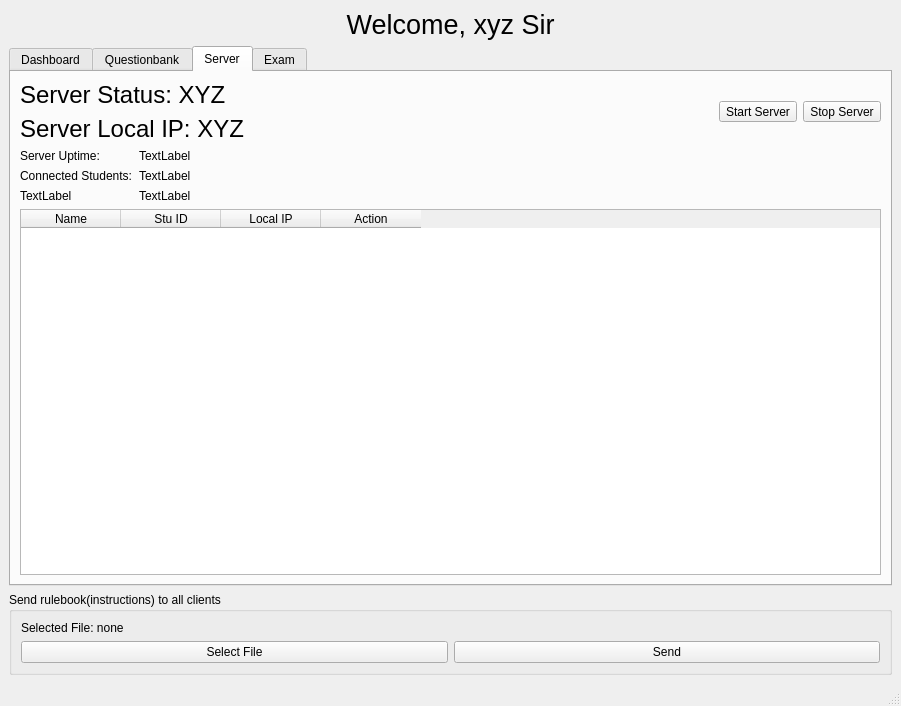
<?xml version="1.0" encoding="UTF-8"?>
<ui version="4.0">
 <class>TeacherModule</class>
 <widget class="QMainWindow" name="TeacherModule">
  <property name="geometry">
   <rect>
    <x>0</x>
    <y>0</y>
    <width>901</width>
    <height>706</height>
   </rect>
  </property>
  <property name="windowTitle">
   <string>TeacherModule</string>
  </property>
  <widget class="QWidget" name="centralwidget">
   <layout class="QVBoxLayout" name="verticalLayout">
    <item>
     <widget class="QLabel" name="label">
      <property name="text">
       <string>&lt;html&gt;&lt;head/&gt;&lt;body&gt;&lt;p align=&quot;center&quot;&gt;&lt;span style=&quot; font-size:20pt;&quot;&gt;Welcome, xyz Sir&lt;/span&gt;&lt;/p&gt;&lt;/body&gt;&lt;/html&gt;</string>
      </property>
     </widget>
    </item>
    <item>
     <widget class="QTabWidget" name="tabWidget">
      <property name="currentIndex">
       <number>2</number>
      </property>
      <widget class="QWidget" name="Dashboard_tab">
       <attribute name="title">
        <string>Dashboard</string>
       </attribute>
      </widget>
      <widget class="QWidget" name="QB_tab">
       <attribute name="title">
        <string>Questionbank</string>
       </attribute>
      </widget>
      <widget class="QWidget" name="Server_tab">
       <attribute name="title">
        <string>Server</string>
       </attribute>
       <layout class="QVBoxLayout" name="verticalLayout_5">
        <item>
         <layout class="QHBoxLayout" name="horizontalLayout_2">
          <item>
           <layout class="QVBoxLayout" name="verticalLayout_4">
            <item>
             <widget class="QLabel" name="serverStatus_label_2">
              <property name="text">
               <string>&lt;html&gt;&lt;head/&gt;&lt;body&gt;&lt;p&gt;&lt;span style=&quot; font-size:18pt;&quot;&gt;Server Status: XYZ&lt;/span&gt;&lt;/p&gt;&lt;/body&gt;&lt;/html&gt;</string>
              </property>
             </widget>
            </item>
            <item>
             <widget class="QLabel" name="serverIP_label_3">
              <property name="text">
               <string>&lt;html&gt;&lt;head/&gt;&lt;body&gt;&lt;p&gt;&lt;span style=&quot; font-size:18pt;&quot;&gt;Server Local IP: XYZ&lt;/span&gt;&lt;/p&gt;&lt;/body&gt;&lt;/html&gt;</string>
              </property>
             </widget>
            </item>
           </layout>
          </item>
          <item>
           <layout class="QHBoxLayout" name="horizontalLayout">
            <item>
             <widget class="QToolButton" name="StartServer_toolButton">
              <property name="text">
               <string>Start Server</string>
              </property>
             </widget>
            </item>
            <item>
             <widget class="QToolButton" name="StopServer_toolButton_2">
              <property name="text">
               <string>Stop Server</string>
              </property>
             </widget>
            </item>
           </layout>
          </item>
         </layout>
        </item>
        <item>
         <layout class="QFormLayout" name="formLayout">
          <item row="0" column="0">
           <widget class="QLabel" name="ServerUptimeLabel_2">
            <property name="text">
             <string>Server Uptime:</string>
            </property>
           </widget>
          </item>
          <item row="0" column="1">
           <widget class="QLabel" name="label_3">
            <property name="text">
             <string>TextLabel</string>
            </property>
           </widget>
          </item>
          <item row="1" column="0">
           <widget class="QLabel" name="ConnectedStudentslabel">
            <property name="text">
             <string>Connected Students:</string>
            </property>
           </widget>
          </item>
          <item row="1" column="1">
           <widget class="QLabel" name="label_5">
            <property name="text">
             <string>TextLabel</string>
            </property>
           </widget>
          </item>
          <item row="2" column="0">
           <widget class="QLabel" name="label_6">
            <property name="text">
             <string>TextLabel</string>
            </property>
           </widget>
          </item>
          <item row="2" column="1">
           <widget class="QLabel" name="label_7">
            <property name="text">
             <string>TextLabel</string>
            </property>
           </widget>
          </item>
         </layout>
        </item>
        <item>
         <widget class="QTableWidget" name="connectedPCwithServer_tableWidget">
          <property name="selectionBehavior">
           <enum>QAbstractItemView::SelectionBehavior::SelectRows</enum>
          </property>
          <column>
           <property name="text">
            <string>Name</string>
           </property>
          </column>
          <column>
           <property name="text">
            <string>Stu ID</string>
           </property>
          </column>
          <column>
           <property name="text">
            <string>Local IP</string>
           </property>
          </column>
          <column>
           <property name="text">
            <string>Action</string>
           </property>
          </column>
         </widget>
        </item>
       </layout>
      </widget>
      <widget class="QWidget" name="exam_tab">
       <attribute name="title">
        <string>Exam</string>
       </attribute>
       <layout class="QVBoxLayout" name="verticalLayout_2">
        <item>
         <widget class="QGroupBox" name="AllExamGroupBox">
          <property name="title">
           <string>All Exams</string>
          </property>
          <layout class="QVBoxLayout" name="verticalLayout_3">
           <item>
            <widget class="QTableWidget" name="allXmList_tableWidget">
             <property name="selectionBehavior">
              <enum>QAbstractItemView::SelectionBehavior::SelectRows</enum>
             </property>
             <row>
              <property name="text">
               <string>2</string>
              </property>
             </row>
             <row>
              <property name="text">
               <string>1</string>
              </property>
             </row>
             <row/>
             <column>
              <property name="text">
               <string>Course Name</string>
              </property>
             </column>
             <column>
              <property name="text">
               <string>Course Code</string>
              </property>
             </column>
             <column>
              <property name="text">
               <string>Course Teacher</string>
              </property>
             </column>
             <column>
              <property name="text">
               <string>Exam Topic</string>
              </property>
             </column>
             <column>
              <property name="text">
               <string>Exam Date</string>
              </property>
             </column>
             <column>
              <property name="text">
               <string>Exam Time</string>
              </property>
             </column>
             <column>
              <property name="text">
               <string>Action</string>
              </property>
             </column>
             <item row="0" column="0">
              <property name="text">
               <string>Data Structure Lab</string>
              </property>
             </item>
             <item row="0" column="1">
              <property name="text">
               <string>CSE 2100</string>
              </property>
             </item>
             <item row="0" column="2">
              <property name="text">
               <string>Mr. XYZ ABCD</string>
              </property>
             </item>
             <item row="0" column="3">
              <property name="text">
               <string>Stack</string>
              </property>
             </item>
             <item row="0" column="4">
              <property name="text">
               <string>dummy</string>
              </property>
             </item>
             <item row="0" column="5">
              <property name="text">
               <string>dummy</string>
              </property>
             </item>
             <item row="1" column="0">
              <property name="text">
               <string>Computer Fundamentals Lab</string>
              </property>
             </item>
             <item row="1" column="1">
              <property name="text">
               <string>CSE 1100</string>
              </property>
             </item>
             <item row="1" column="2">
              <property name="text">
               <string>Mr WXYZ</string>
              </property>
             </item>
             <item row="1" column="3">
              <property name="text">
               <string>PowerPoint</string>
              </property>
             </item>
             <item row="1" column="4">
              <property name="text">
               <string>dummy</string>
              </property>
             </item>
             <item row="1" column="5">
              <property name="text">
               <string>dummy</string>
              </property>
             </item>
             <item row="2" column="0">
              <property name="text">
               <string>Algorithms Lab</string>
              </property>
             </item>
             <item row="2" column="1">
              <property name="text">
               <string>CSE 2200</string>
              </property>
             </item>
             <item row="2" column="2">
              <property name="text">
               <string>Mr. ABC XYZ</string>
              </property>
             </item>
             <item row="2" column="3">
              <property name="text">
               <string>Greedy</string>
              </property>
             </item>
             <item row="2" column="4">
              <property name="text">
               <string>dummy</string>
              </property>
             </item>
             <item row="2" column="5">
              <property name="text">
               <string>dummy</string>
              </property>
             </item>
            </widget>
           </item>
           <item>
            <widget class="QPushButton" name="createXm_pushButton">
             <property name="text">
              <string>Create Exam</string>
             </property>
            </widget>
           </item>
           <item>
            <widget class="QPushButton" name="editExam_pushButon_2">
             <property name="text">
              <string>Edit Exam</string>
             </property>
            </widget>
           </item>
           <item>
            <widget class="QPushButton" name="testExam_pushButton_3">
             <property name="text">
              <string>Send Questions</string>
             </property>
            </widget>
           </item>
          </layout>
         </widget>
        </item>
       </layout>
      </widget>
     </widget>
    </item>
    <item>
     <widget class="QGroupBox" name="sendInstructions_groupBox">
      <property name="title">
       <string>Send rulebook(instructions) to all clients</string>
      </property>
      <layout class="QGridLayout" name="gridLayout">
       <item row="1" column="1">
        <widget class="QPushButton" name="instruction_send_pushButton">
         <property name="text">
          <string>Send</string>
         </property>
        </widget>
       </item>
       <item row="1" column="0">
        <widget class="QPushButton" name="selectFile_pushButton">
         <property name="text">
          <string>Select File</string>
         </property>
        </widget>
       </item>
       <item row="0" column="0" colspan="2">
        <widget class="QLabel" name="selectedFileToSendInstruction_label_2">
         <property name="text">
          <string>Selected File: none</string>
         </property>
        </widget>
       </item>
      </layout>
     </widget>
    </item>
   </layout>
  </widget>
  <widget class="QMenuBar" name="menubar">
   <property name="geometry">
    <rect>
     <x>0</x>
     <y>0</y>
     <width>901</width>
     <height>21</height>
    </rect>
   </property>
  </widget>
  <widget class="QStatusBar" name="statusbar"/>
 </widget>
 <resources/>
 <connections/>
</ui>
